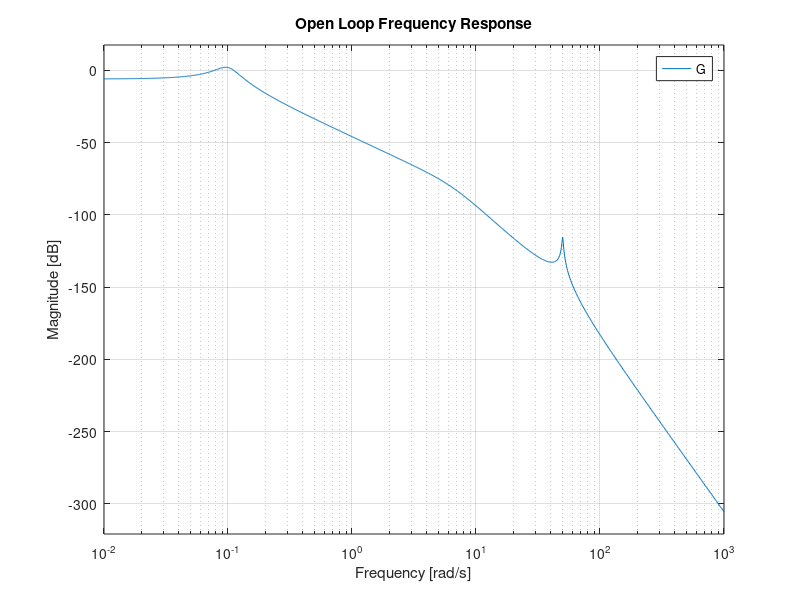
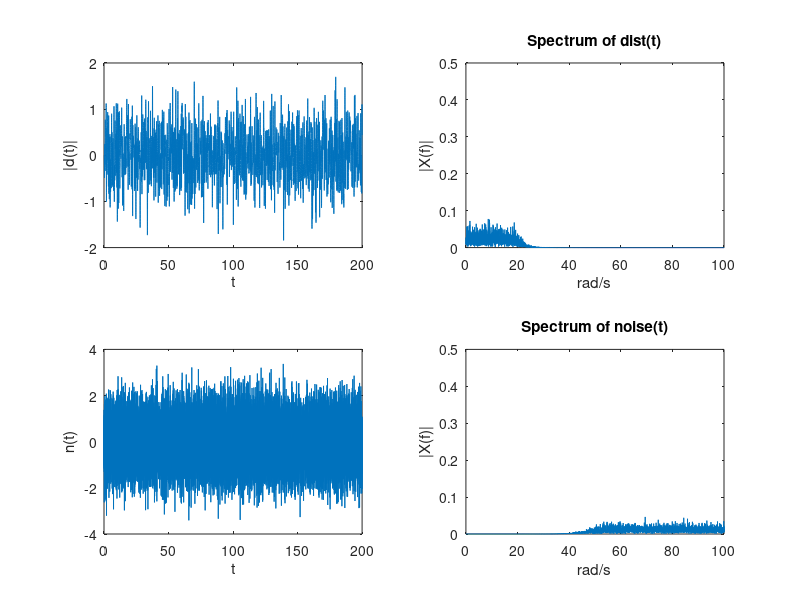

These figures' MATLAB source, in order: (Note: this script raises an error after producing the figures.)
clear; clc; 
close all
%% Helicopter Model
s = tf('s');

Om1 = 0.1; z1 = 0.2; % Phugoid
Om2 = 6.5; z2 = 0.7; % Short period
Om3 = 50; z3 = 0.01; % Flex mode

G1 = tf(Om1^2,[1 2*z1*Om1 Om1^2]);
G2 = tf(Om2^2,[1 2*z2*Om2 Om2^2]);
G3 = tf(Om3^2,[1 2*z3*Om3 Om3^2]);
G = 0.5*G1*G2*G3;

figure("Name", "Open Loop Frequency Response")
bodemag(G); title('Open Loop Frequency Response')
% print -depsc plantBode.eps

%% Create disturbance and noise signals.
dt = 0.01; Fs = 1/dt;
F = 1/(s/5+1);
T = 0:dt:200;

% Create disturbance
D = 2*randn(length(T),1);
wc = (20/2/pi)/(Fs/2); % Normalized cutoff frequency (10 rqd/s)
[fb,fa] = butter(10,wc,'low'); % butter worth filter.
d = filter(fb,fa,D); % Now filter the disturbance. This generates colored noise
L = length(T)+1;

NFFT = 2^nextpow2(L); % Next power of 2 from length of y
Z = 2*fft(d,NFFT)/L;
f = Fs/2*linspace(0,1,NFFT/2+1); % Only interested in signals upto Fs/2 Hz.
absZ = abs(Z(1:NFFT/2+1));
figure(3);
subplot(2,2,1);plot(T,d); 
xlabel('t'); ylabel('|d(t)|');

subplot(2,2,2);plot(2*pi*f,absZ); axis([0 100 0 .5]);
title('Spectrum of dist(t)');
xlabel('rad/s');
ylabel('|X(f)|');

% Create sensor noise
N = randn(length(T),1);
wc = (50/2/pi)/(Fs/2); % Normalized cutoff frequency (10 Hz)
[fb,fa] = butter(10,wc,'high'); % butter worth filter.
n = filter(fb,fa,N); % Now filter the disturbance. This generates colored noise
L = length(T)+1;

NFFT = 2^nextpow2(L); % Next power of 2 from length of y
Z = fft(n,NFFT)/L;
f = Fs/2*linspace(0,1,NFFT/2+1); % Only interested in signals upto Fs/2 Hz.
absZ = 2*abs(Z(1:NFFT/2+1));
figure(3);
subplot(2,2,3);plot(T,n);
xlabel('t');
ylabel('n(t)');

subplot(2,2,4);plot(2*pi*f,absZ); axis([0 100 0 .5]);
title('Spectrum of noise(t)');
xlabel('rad/s');
ylabel('|X(f)|');

% Save Data
P = G;
distTime = d;
noiseTime = n;

save heli.mat P distTime noiseTime T
%% Lead/Lag Controller

K = 30; %With only proportional control the system oscillates. Needs dampening

%Introduce Lead and Lag compensators

z1 = 0.1;
p1 = 11;
z2 = 0.3;
p2 = 0.25;

Lead = ((s/z1)+1)/((s/p1)+1);  %where p>>z>0

Lag = ((s+z2)/(s+p2)); %z>p>0 but z is close to p

%Having lots of issues with steady state error with just
%Lead/Lag

Ki = 5;

C = K*Lead*Lag + Ki/s;

Gyr = C*G/(1+C*G);

%% Time Simulation

Y1_leadlag = step(Gyr,T);

stepResults_leadlag = stepinfo(Y1_leadlag, T)
% Lead/Lag framework satisfies the rise time requirement (0.683 sec), overshoot requirement (9.921%)
% but does not satisfy the settling time requirement (8.969 sec > 5 sec).
figure("Name", "Lead Lag Controller"); clf;
subplot(2,2,1); plot(T,Y1_leadlag,'Linewidth',1); title('Gyr: Step Response'); subtitle('Lead/Lag Framework'); xlabel('Time (s)'); grid on;
subplot(2,2,3); bodemag(Gyr); title('Gyr: Frequency Response'); grid on;
%% PID Controller Design: Iteration 0 (given)
% For the purposes of experimenting with the PID framework and to achieve the settling time requirement:
K = 100;
Ki = 30;
Kd = 200;

C = K + Ki/s + Kd*s/(s/10+1); % PID

Gyr = C*G/(1+C*G);
Gyd = G/(1+C*G);
Gyn = -Gyr;
Gur = C/(1+C*G);

%% Time Simulation: Iteration 0 (given)
Y1_0 = step(Gyr,T); 
Y2_0 = lsim(Gyd,5*d,T);
Y3_0 = lsim(Gyn,n,T);
u = step(Gur,T);

%% Calculate rise time, settling time, and overshoot
stepResults_0 = stepinfo(Y1_0,T);
tSettle_0 = stepResults_0.SettlingTime;
tRise_0 = stepResults_0.RiseTime;
maxOvershoot_0 = stepResults_0.Overshoot;

%% Controller Design: Iteration 1 (increased derivative action)
% Overshoot was high, increasing derivative action will increase damping
% and decrease overshoot
K = 100;
Ki = 30;
Kd = 300;

C = K + Ki/s + Kd*s/(s/10+1); % PID

Gyr = C*G/(1+C*G);
Gyd = G/(1+C*G);
Gyn = -Gyr;
Gur = C/(1+C*G);

%% Time Simulation: Iteration 1 (increased derivative action)
Y1_1 = step(Gyr,T); 
Y2_1 = lsim(Gyd,5*d,T);
Y3_1 = lsim(Gyn,n,T);
u = step(Gur,T);

%% Calculate rise time, settling time, and overshoot
stepResults_1 = stepinfo(Y1_1,T);
tSettle_1 = stepResults_1.SettlingTime;
tRise_1 = stepResults_1.RiseTime;
maxOvershoot_1 = stepResults_1.Overshoot;

%% Controller Design: Iteration 2 (decreased proportional term)
% Overshoot is still too high. Decreasing proportional term by factor of 0.5.
K = 50;
Ki = 30;
Kd = 300;

C = K + Ki/s + Kd*s/(s/10+1); % PID

Gyr = C*G/(1+C*G);
Gyd = G/(1+C*G);
Gyn = -Gyr;
Gur = C/(1+C*G);

%% Time Simulation: Iteration 2 (decreased proportional term)
Y1_2 = step(Gyr,T); 
Y2_2 = lsim(Gyd,5*d,T);
Y3_2 = lsim(Gyn,n,T);
u = step(Gur,T);

%% Calculate rise time, settling time, and overshoot
stepResults_2 = stepinfo(Y1_2,T);
tSettle_2 = stepResults_2.SettlingTime;
tRise_2 = stepResults_2.RiseTime;
maxOvershoot_2 = stepResults_2.Overshoot;

%% Controller Design: Iteration 3 (decreased integral term)
% Overshoot is still too high. Decreasing integral term from 30 to 10.
K = 50;
Ki = 10;
Kd = 300;

C = K + Ki/s + Kd*s/(s/10+1); % PID

Gyr = C*G/(1+C*G);
Gyd = G/(1+C*G);
Gyn = -Gyr;
Gur = C/(1+C*G);

%% Time Simulation: Iteration 3 (decreased integral term)
Y1_3 = step(Gyr,T); 
Y2_3 = lsim(Gyd,5*d,T);
Y3_3 = lsim(Gyn,n,T);
u = step(Gur,T);

%% Calculate rise time, settling time, and overshoot
stepResults_3 = stepinfo(Y1_3,T);
tSettle_3 = stepResults_3.SettlingTime;
tRise_3 = stepResults_3.RiseTime;
maxOvershoot_3 = stepResults_3.Overshoot;

%% Controller Design: Iteration 4 FINAL CONTROLLER (decreased proportional and integral terms)
% Overshoot is still too high. Decreasing proportional and integral terms
% and performing additional tailoring until design criteria are met.
K = 20;
Ki = 3.65;
Kd = 307;

C = K + Ki/s + Kd*s/(s/10+1); % PID

Gyr = C*G/(1+C*G);
Gyd = G/(1+C*G);
Gyn = -Gyr;
Gur = C/(1+C*G);

%% Time Simulation: Iteration 4 (FINAL CONTROLLER)
Y1_4 = step(Gyr,T); 
Y2_4 = lsim(Gyd,10*d,T);
Y3_4 = lsim(Gyn,n,T);
u = step(Gur,T);

%% Calculate rise time, settling time, and overshoot
stepResults_4 = stepinfo(Y1_4,T)
tSettle_4 = stepResults_4.SettlingTime;
tRise_4 = stepResults_4.RiseTime;
maxOvershoot_4 = stepResults_4.Overshoot;

f = figure("Name", "Final PID Controller"); clf;
f.WindowState = "Maximized";
subplot(2,2,1); plot(T,Y1_4,'Linewidth',1); title('Gyr: Step Response'); subtitle('Iteration 4: K = 20, Ki = 3.65, Kd = 307'); xlabel('Time (s)'); grid on;
hold on; plot(T,Y1_4+Y2_4,'r','Linewidth',1); plot(T,Y1_4+Y2_4+Y3_4,'g','Linewidth',1); xlim([0,50]); legend('Without Gust and Noise','With Gust', 'With Gust and Noise'); hold off;
subplot(2,2,2); bodemag(Gyd); title('Gud: Frequency Response'); grid on;
subplot(2,2,3); bodemag(Gyr); title('Gyr: Frequency Response'); grid on;
subplot(2,2,4); bodemag(Gur); title('Gur: Frequency Response'); grid on;
hold off;
% By inspection of the Gyr Step Response graph using a PID framework,
% maximum overshoot is 6.5084%, which is less than the 10% design criteria.
% Rise time is 0.6915 seconds, which is less than the 1 second design criteria
% and settling time is 2.36 seconds (within 2% of steady state value),
% which is less than the 5 second design criteria.

% There are no significant oscillations. However, while the settling time
% is less than 5 seconds, the time it takes for the system to maintain the
% steady state value without any low-frequency/low amplitude oscillations
% is roughly ~40 seconds. During this time, the error never exceeds 1.5%,
% so oscillations can be treated as negligible. This was most likely a
% result of the system requiring very low K and Ki values in conjunction
% with large Kd values in order to maintain a low overshoot at the cost of
% higher steady state error.
%% Final Plots
f = figure("Name", "Final Controller Plots"); clf;
f.WindowState = 'maximized';
subplot(2,3,1); plot(T, Y1_leadlag,'Linewidth',1); title('Gyr: Step Response'); subtitle("Lead Lag Framework"); xlabel('Time(s)'); grid on;

subplot(2,3,2); plot(T, Y1_0,'Linewidth',1); title('Gyr: Step Response'); subtitle("Iteration 0: K = 100, Ki = 30, Kd = 200"); xlabel('Time(s)'); grid on;
hold on; plot(T,Y1_0+Y2_0,'r','Linewidth',1); plot(T,Y1_0+Y2_0+Y3_0,'g','Linewidth',1); xlim([0,50]); legend('Without Gust and Noise','With Gust', 'With Gust and Noise'); hold off;

subplot(2,3,3); plot(T, Y1_1,'Linewidth',1); title('Gyr: Step Response'); subtitle("Iteration 1: K = 100, Ki = 30, Kd = 300"); xlabel('Time(s)'); grid on;
hold on; plot(T,Y1_1+Y2_1,'r','Linewidth',1); plot(T,Y1_1+Y2_1+Y3_1,'g','Linewidth',1); xlim([0,50]); legend('Without Gust and Noise','With Gust', 'With Gust and Noise'); hold off;

subplot(2,3,4); plot(T, Y1_2,'Linewidth',1); title('Gyr: Step Response'); subtitle("Iteration 2: K = 50, Ki = 30, Kd = 300"); xlabel('Time(s)'); grid on;
hold on; plot(T,Y1_2+Y2_2,'r','Linewidth',1); plot(T,Y1_2+Y2_2+Y3_2,'g','Linewidth',1); xlim([0,50]); legend('Without Gust and Noise','With Gust', 'With Gust and Noise'); hold off;

subplot(2,3,5); plot(T, Y1_3,'Linewidth',1); title('Gyr: Step Response'); subtitle("Iteration 3: K = 50, Ki = 10, Kd = 300"); xlabel('Time(s)'); grid on;
hold on; plot(T,Y1_3+Y2_3,'r','Linewidth',1); plot(T,Y1_3+Y2_3+Y3_3,'g','Linewidth',1); xlim([0,50]); legend('Without Gust and Noise','With Gust', 'With Gust and Noise'); hold off;

subplot(2,3,6); plot(T, Y1_4,'Linewidth',1); title('FINAL CONTROLLER: Gyr: Step Response'); subtitle("Iteration 4: K = 20, Ki = 3.65, Kd = 307"); xlabel('Time(s)'); grid on;
hold on; plot(T,Y1_4+Y2_4,'r','Linewidth',1); plot(T,Y1_4+Y2_4+Y3_4,'g','Linewidth',1); xlim([0,50]); legend('Without Gust and Noise','With Gust', 'With Gust and Noise');
